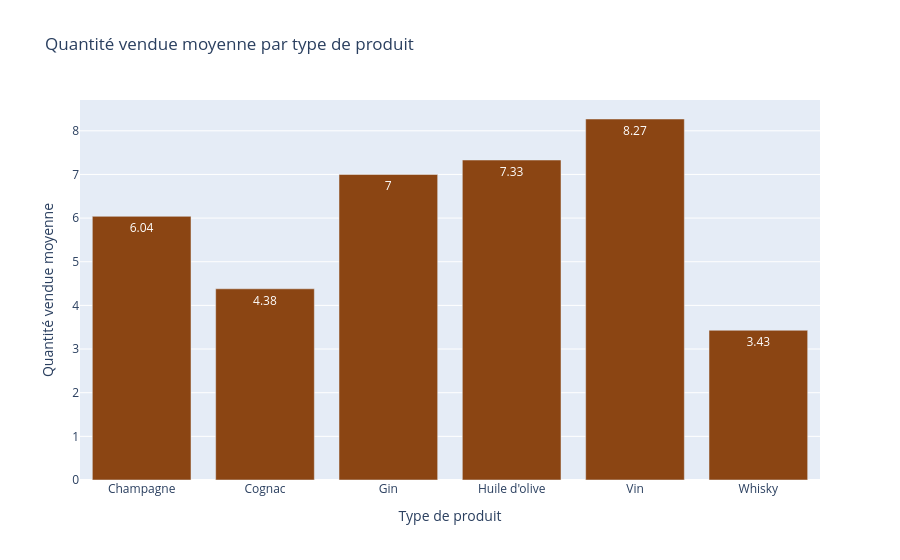

The code cell stored with this chart in its notebook:
### Code cell
# H note: compter le moyen quantité vendue par famille de produits et afficher le résultat, round le résultat à 2 décimales et afficher le résultat dans un graphique en barre avec plotly express
# Création d'un dataframe avec la quantité vendue moyenne par type de produit
df_quantite_vendue_par_type = df_merge_web.groupby('product_type')['total_sales'].mean().reset_index().round(2)
# Affichage dans un graphique de la quantité vendue affiché par type de produit avec plotly express
quantite_vendue_par_type_graph = px.bar(df_quantite_vendue_par_type, x='product_type', y='total_sales', 
                                          title='Quantité vendue moyenne par type de produit', 
                                          labels={'product_type': 'Type de produit', 'total_sales': 'Quantité vendue moyenne'},
                                          color_discrete_sequence=['#8B4513'],
                                          text_auto=True)
quantite_vendue_par_type_graph.show()

### Figure 1 — Plotly figure (JSON) as saved in the notebook; plotly's stock layout.template omitted (floating-point values rounded to 4 significant figures)
{"data": [{"hovertemplate": "Type de produit=%{x}<br>Quantité vendue moyenne=%{y}<extra></extra>", "legendgroup": "", "marker": {"color": "#8B4513", "pattern": {"shape": ""}}, "name": "", "orientation": "v", "showlegend": false, "textposition": "auto", "texttemplate": "%{y}", "type": "bar", "x": ["Champagne", "Cognac", "Gin", "Huile d'olive", "Vin", "Whisky"], "xaxis": "x", "y": [6.04, 4.38, 7.0, 7.33, 8.27, 3.43], "yaxis": "y"}], "layout": {"barmode": "relative", "legend": {"tracegroupgap": 0}, "title": {"text": "Quantité vendue moyenne par type de produit"}, "xaxis": {"anchor": "y", "domain": [0, 1], "title": {"text": "Type de produit"}}, "yaxis": {"anchor": "x", "domain": [0, 1], "title": {"text": "Quantité vendue moyenne"}}}}
